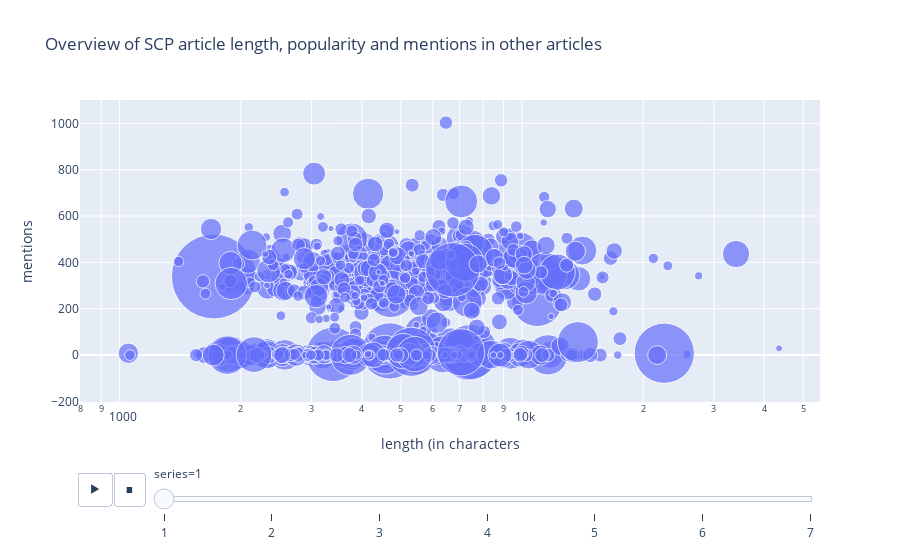

Source (notebook cell):
### Code cell
figure=px.scatter(
            ratings_df.dropna(subset=["rating"]),
            x="length",
            y="mentions",
            size="rating",
            #color="series",
            hover_name="code",
            animation_frame="series",
            hover_data = {"series":False},
            log_x=True,
            size_max=60,
            title="Overview of SCP article length, popularity and mentions in other articles",
        )
figure.update_layout(xaxis_title="length (in characters")
figure.show()

### Figure 1 — Plotly figure (JSON) as saved in the notebook; plotly's stock layout.template omitted (floating-point values rounded to 4 significant figures; data arrays with more than 128 entries replaced by an {"elided": "..."} marker saying what was removed)
{"data": [{"customdata": {"elided": "999x1 int values"}, "hovertemplate": "<b>%{hovertext}</b><br><br>length=%{x}<br>mentions=%{y}<br>rating=%{marker.size}<extra></extra>", "hovertext": {"elided": "999 str values"}, "legendgroup": "", "marker": {"color": "#636efa", "size": {"elided": "999 int values"}, "sizemode": "area", "sizeref": 2.129, "symbol": "circle"}, "mode": "markers", "name": "", "orientation": "v", "showlegend": false, "type": "scatter", "x": {"elided": "999 int values"}, "xaxis": "x", "y": {"elided": "999 int values"}, "yaxis": "y"}], "layout": {"autosize": true, "legend": {"itemsizing": "constant", "tracegroupgap": 0}, "sliders": [{"active": 0, "currentvalue": {"prefix": "series="}, "len": 0.9, "pad": {"b": 10, "t": 60}, "steps": [{"args": [["1"], {"frame": {"duration": 0, "redraw": false}, "fromcurrent": true, "mode": "immediate", "transition": {"duration": 0, "easing": "linear"}}], "label": "1", "method": "animate"}, {"args": [["2"], {"frame": {"duration": 0, "redraw": false}, "fromcurrent": true, "mode": "immediate", "transition": {"duration": 0, "easing": "linear"}}], "label": "2", "method": "animate"}, {"args": [["3"], {"frame": {"duration": 0, "redraw": false}, "fromcurrent": true, "mode": "immediate", "transition": {"duration": 0, "easing": "linear"}}], "label": "3", "method": "animate"}, {"args": [["4"], {"frame": {"duration": 0, "redraw": false}, "fromcurrent": true, "mode": "immediate", "transition": {"duration": 0, "easing": "linear"}}], "label": "4", "method": "animate"}, {"args": [["5"], {"frame": {"duration": 0, "redraw": false}, "fromcurrent": true, "mode": "immediate", "transition": {"duration": 0, "easing": "linear"}}], "label": "5", "method": "animate"}, {"args": [["6"], {"frame": {"duration": 0, "redraw": false}, "fromcurrent": true, "mode": "immediate", "transition": {"duration": 0, "easing": "linear"}}], "label": "6", "method": "animate"}, {"args": [["7"], {"frame": {"duration": 0, "redraw": false}, "fromcurrent": true, "mode": "immediate", "transition": {"duration": 0, "easing": "linear"}}], "label": "7", "method": "animate"}], "x": 0.1, "xanchor": "left", "y": 0, "yanchor": "top"}], "title": {"text": "Overview of SCP article length, popularity and mentions in other articles"}, "updatemenus": [{"active": 0, "buttons": [{"args": [null, {"frame": {"duration": 500, "redraw": false}, "fromcurrent": true, "mode": "immediate", "transition": {"duration": 500, "easing": "linear"}}], "label": "&#9654;", "method": "animate"}, {"args": [[null], {"frame": {"duration": 0, "redraw": false}, "fromcurrent": true, "mode": "immediate", "transition": {"duration": 0, "easing": "linear"}}], "label": "&#9724;", "method": "animate"}], "direction": "left", "pad": {"r": 10, "t": 70}, "showactive": false, "type": "buttons", "x": 0.1, "xanchor": "right", "y": 0, "yanchor": "top"}], "xaxis": {"anchor": "y", "autorange": true, "domain": [0, 1], "range": [2.908, 4.738], "title": {"text": "length (in characters"}, "type": "log"}, "yaxis": {"anchor": "x", "autorange": true, "domain": [0, 1], "range": [-893.9, 1560.0], "title": {"text": "mentions"}, "type": "linear"}}}
